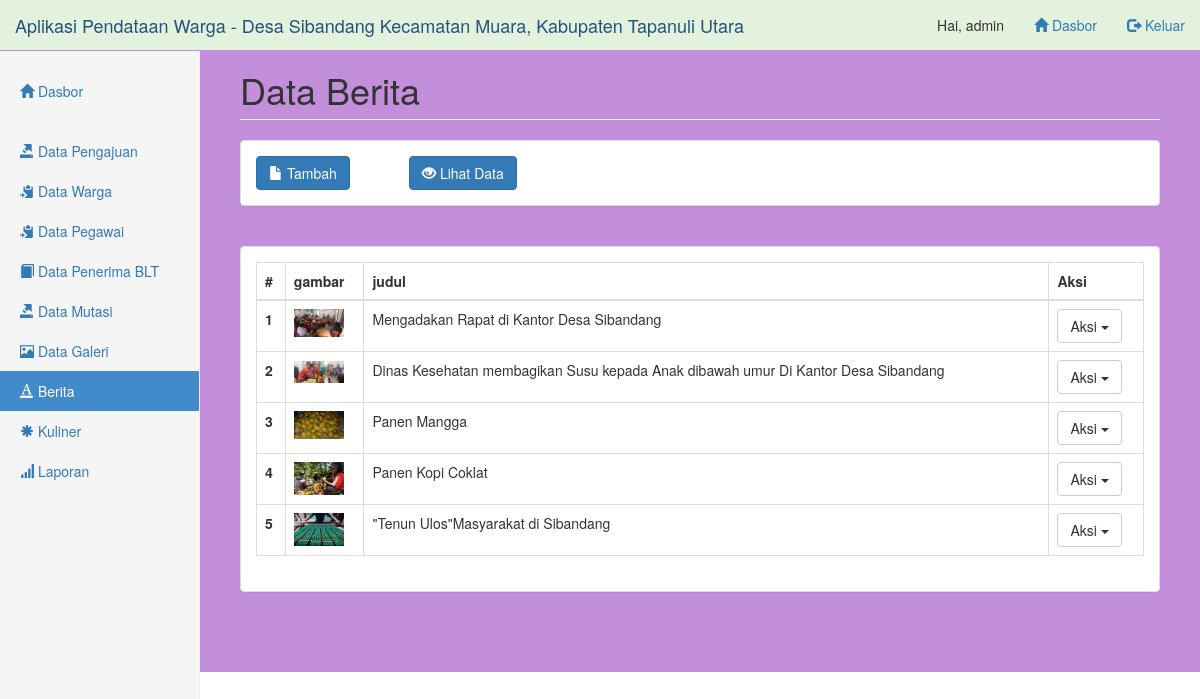
/pages/berita/index.php (signed in), run on the app's committed database.
### tables this page shows
CREATE TABLE `berita` (
  `id_berita` int NOT NULL,
  `slug_berita` varchar(255) NOT NULL,
  `judul_berita` varchar(255) NOT NULL,
  `gambar_berita` varchar(255) NOT NULL,
  `isi_berita` text NOT NULL,
  `waktu_berita` datetime NOT NULL DEFAULT CURRENT_TIMESTAMP,
  `user_id` int NOT NULL
);

### pages/berita/data-index.php (called while the page is built)
<?php
include('../../config/koneksi.php');
$query = "SELECT * FROM berita ORDER BY id_berita DESC";
$hasil = mysqli_query($db, $query);
$data_berita = array();
while ($row = mysqli_fetch_assoc($hasil)) {
  $data_berita[] = $row;
}

### pages/berita/index.php (the view, shortened to what this page needs)
<?php include('../_partials/top.php') ?>
<h1 class="page-header">Data Berita</h1>
<?php include('_partials/menu.php') ?>
<?php include('data-index.php') ?>
<div class="panel panel-default">
    <div class="panel-body">
        <table class="table table-bordered">
            <thead>
                <tr>
                    <th scope="col">#</th>
                    <th scope="col">gambar</th>
                    <th scope="col">judul</th>
                    <th scope="col">Aksi</th>
                </tr>
            </thead>
            <tbody>
                <?php $nomor = 1; ?>
                <?php foreach ($data_berita as $berita) : ?>
                    <tr>
                        <th scope="row"><?= $nomor ?></th>
                        <td><img src="../../assets/berita/upload/<?= $berita['gambar_berita'] ?>" alt="<?= $berita['judul_berita']?>" width="50"></td>
                        <td><?= $berita['judul_berita']?></td>
                        <td>
                            <div class="btn-group">
                                <button type="button" class="btn btn-default dropdown-toggle" data-toggle="dropdown" aria-haspopup="true" aria-expanded="false">
                                    Aksi <span class="caret"></span>
                                </button>
                            </div>
                        </td>
                    </tr>
                <?php $nomor++; endforeach ?>
            </tbody>
        </table>
    </div>
</div>
<br><br>
<?php include('../_partials/bottom.php') ?>

### assets/css/dashboard.css (style rules this page uses)
body { padding-top: 50px; }
.main .page-header { margin-top: 0; }

### data on the page
berita: gambar_berita (picture), judul_berita "Mengadakan Rapat di Kantor Desa Sibandang"
berita: gambar_berita (picture), judul_berita "Dinas Kesehatan membagikan Susu kepada Anak dibawah umur Di Kantor Desa Sibandang"
berita: gambar_berita (picture), judul_berita "Panen Mangga"
berita: gambar_berita (picture), judul_berita "Panen Kopi Coklat"
berita: gambar_berita (picture), judul_berita "\"Tenun Ulos\"Masyarakat di Sibandang"

### other printed values
$_SESSION['user']['nama_user'] "admin"
